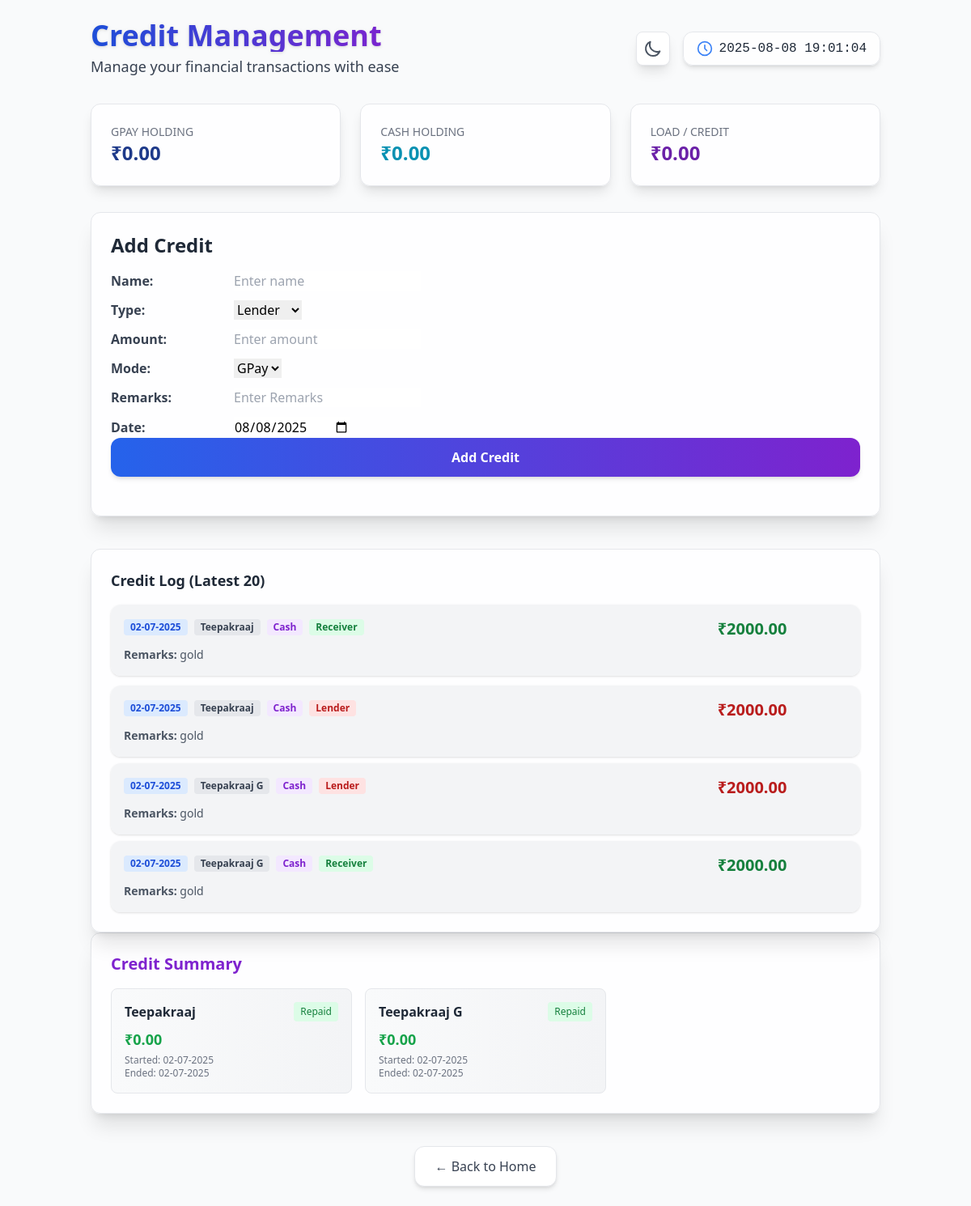
Before: /credits/ (signed in) with the older database file.
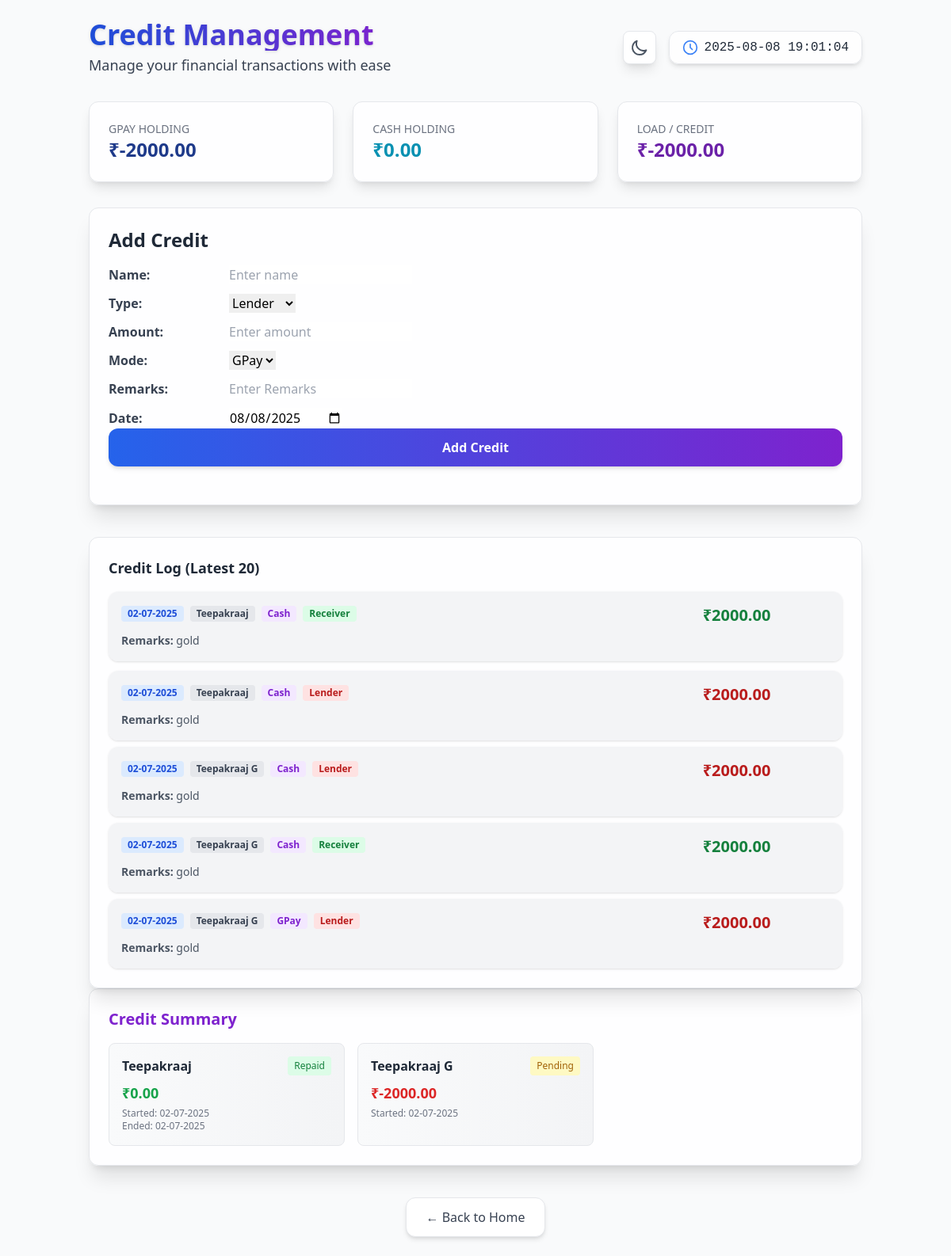
After: the same page with the newer database file.
### accounts/models.py (models this page shows, shortened)
class Shop(models.Model):
    owner = models.OneToOneField(User, on_delete=models.CASCADE)
    shop_name = models.CharField(max_length=255)
    unique_id = models.CharField(max_length=10, unique=True)
    holding_gpay = models.DecimalField(max_digits=12, decimal_places=2, default=0)
    holding_cash = models.DecimalField(max_digits=12, decimal_places=2, default=0)
    credit = models.DecimalField(max_digits=12, decimal_places=2, default=0)

class CreditLog(models.Model):
    credit = models.ForeignKey(CreditDue, on_delete=models.CASCADE, related_name='logs')
    is_lender = models.BooleanField()  # True if lender, False if receiver
    date = models.DateTimeField()
    amount = models.DecimalField(max_digits=12, decimal_places=2)
    remarks = models.CharField(max_length=255, blank=True, null=True)
    mode_of_payment = models.CharField(max_length=10, choices=[('GPay', 'GPay'), ('Cash', 'Cash')], default='Cash')

class CreditDue(models.Model):
    shop = models.ForeignKey(Shop, on_delete=models.CASCADE, related_name='credit_dues')
    name = models.CharField(max_length=255)
    balance = models.DecimalField(max_digits=12, decimal_places=2, default=0)
    repaid = models.BooleanField(default=False)
    start_date = models.DateField(blank=True, null=True)
    end_date = models.DateField(blank=True, null=True)
    class Meta:
        unique_together = ('shop', 'name')

### accounts/views.py (the view)
# urls.py: path('credits/', views.add_credit, name='add_credit'),
@login_required
def add_credit(request):
    try:
        shop = Shop.objects.get(owner=request.user)
    except Shop.DoesNotExist:
        messages.error(request, "You do not have a shop. Please contact admin.")
        return redirect('home')
    if request.method == 'POST':
        form = CreditForm(request.POST)
        if form.is_valid():
            name = form.cleaned_data['name']
            is_lender = form.cleaned_data['is_lender'] == 'True'
            amount = form.cleaned_data['amount']
            remarks = form.cleaned_data['remarks']
            date = form.cleaned_data['date']
            mode_of_payment = form.cleaned_data['mode_of_payment']
            credit, created = CreditDue.objects.get_or_create(
                shop=shop,
                name=name,
                defaults={
                    'balance': 0,
                    'start_date': date  # Use form date for new records
                }
            )
            if is_lender:
                credit.balance -= amount
                if mode_of_payment == 'GPay':
                    shop.holding_gpay -= amount
                elif mode_of_payment == 'Cash':
                    shop.holding_cash -= amount
            else:
                credit.balance += amount
                if mode_of_payment == 'GPay':
                    shop.holding_gpay += amount
                elif mode_of_payment == 'Cash':
                    shop.holding_cash += amount
            if credit.balance == 0:
                credit.repaid = True
                credit.end_date = date  # Use form date
            else:
                credit.repaid = False
                credit.end_date = None
            credit.save()
            from django.db.models import Sum
            shop.credit = CreditDue.objects.filter(shop=shop, repaid=False).aggregate(total=Sum('balance'))['total'] or 0
            shop.save()
            CreditLog.objects.create(
                credit=credit,
                is_lender=is_lender,
                amount=amount,
                remarks=remarks,
                date=timezone.make_aware(datetime.combine(date, datetime.min.time())),
                mode_of_payment=mode_of_payment
            )
            messages.success(request, "Credit entry added/updated successfully.")
            return redirect('add_credit')
    else:
        form = CreditForm()
    credits = CreditDue.objects.filter(shop=shop)
    logs = CreditLog.objects.filter(credit__shop=shop).order_by('-date')[:20]
    total_count = CreditLog.objects.filter(credit__shop=shop).count()
    return render(request, 'accounts/add_credit.html', {
        'form': form,
        'logs': logs,
        'credits': credits,
        'total_count': total_count,
        'shop': shop
    })

### accounts/templates/accounts/add_credit.html (shortened to what the changed rows need)
<!DOCTYPE html>
<html lang="en" class="light">
<head>
  <script src="https://cdn.tailwindcss.com"></script>
</head>
<body class="min-h-screen bg-gray-50 dark:bg-gray-900 transition-colors duration-300">
  <div class="relative z-10 container mx-auto p-6">
    <div class="flex justify-between items-center mb-8">
      <div>
        <h1 class="text-4xl font-bold text-transparent bg-gradient-to-r from-blue-700 to-purple-700 bg-clip-text drop-shadow">
        </h1>
      </div>
    </div>
    <div class="grid grid-cols-1 md:grid-cols-3 gap-6 mb-8">
      <div class="bg-white/90 dark:bg-gray-800/90 rounded-xl p-6 shadow-lg border border-gray-200 dark:border-gray-700">
        <p class="text-sm text-gray-500 dark:text-gray-400 uppercase">GPay Holding</p>
        <p class="text-2xl font-bold text-blue-900 dark:text-blue-400">₹{{ shop.holding_gpay }}</p>
      </div>
      <div class="bg-white/90 dark:bg-gray-800/90 rounded-xl p-6 shadow-lg border border-gray-200 dark:border-gray-700">
        <p class="text-sm text-gray-500 dark:text-gray-400 uppercase">Cash Holding</p>
        <p class="text-2xl font-bold text-cyan-600 dark:text-cyan-400">₹{{ shop.holding_cash }}</p>
      </div>
      <div class="bg-white/90 dark:bg-gray-800/90 rounded-xl p-6 shadow-lg border border-gray-200 dark:border-gray-700">
        <p class="text-sm text-gray-500 dark:text-gray-400 uppercase">Load / Credit</p>
        <p class="text-2xl font-bold text-purple-800 dark:text-purple-400">₹{{ shop.credit }}</p>
      </div>
    </div>
    <div class="grid grid-cols-1 gap-10">
      <div>
        <div class="bg-white/90 dark:bg-gray-800/90 p-6 rounded-xl shadow-xl border border-gray-200 dark:border-gray-700">
          <h2 class="text-2xl font-bold mb-4 text-gray-800 dark:text-gray-200">Add Credit</h2>
        </div>
      </div>
      <div>
        <div class="bg-white/90 dark:bg-gray-800/90 p-6 rounded-xl shadow-xl border border-gray-200 dark:border-gray-700">
          <div id="transactions-container" class="space-y-2">
            {% for log in logs %}
              <div id="credit-log-{{ log.id }}" class="log-item bg-gradient-to-r from-gray-100 to-gray-100 dark:from-gray-700 dark:to-gray-800 rounded-xl p-4 mb-3 shadow transition hover:scale-[1.01] hover:shadow-lg relative">
                <div class="flex justify-between items-center">
                  <div class="flex flex-wrap items-center gap-2 text-xs text-gray-500 dark:text-gray-400 mb-1">
                    <span class="inline-block px-2 py-0.5 rounded bg-blue-100 dark:bg-blue-900 text-blue-700 dark:text-blue-300 font-semibold">
                      {{ log.date|date:"d-m-Y" }}
                    </span>
                    <span class="inline-block px-2 py-0.5 rounded bg-gray-200 dark:bg-gray-700 text-gray-700 dark:text-gray-300 font-semibold capitalize">
                      {{ log.credit.name }}
                    </span>
                    <span class="inline-block px-2 py-0.5 rounded bg-purple-100 dark:bg-purple-900 text-purple-700 dark:text-purple-300 font-semibold capitalize">
                      {{ log.mode_of_payment }}
                    </span>
                    <span class="inline-block px-2 py-0.5 rounded {% if log.is_lender %}bg-red-100 dark:bg-red-900 text-red-700 dark:text-red-300{% else %}bg-green-100 dark:bg-green-900 text-green-700 dark:text-green-300{% endif %} font-semibold capitalize">
                      {% if log.is_lender %}Lender{% else %}Receiver{% endif %}
                    </span>
                  </div>
                  <div class="flex items-center gap-2">
                    <div class="font-bold text-xl {% if log.is_lender %}text-red-700 dark:text-red-400{% else %}text-green-700 dark:text-green-400{% endif %}">
                      ₹{{ log.amount }}
                    </div>
                  </div>
                </div>
                {% if log.remarks %}
                  <div class="mt-2 text-sm text-gray-600 dark:text-gray-400">
                    <strong>Remarks:</strong> {{ log.remarks }}
                  </div>
                {% endif %}
              </div>
            {% empty %}
              <p class="text-gray-400 dark:text-gray-500">No credit logs available.</p>
            {% endfor %}
          </div>
        </div>
      </div>
    </div>
    {% if credits %}
      <div class="bg-white/90 dark:bg-gray-800/90 p-6 rounded-xl shadow-xl border border-gray-200 dark:border-gray-700">
        <div class="grid grid-cols-1 md:grid-cols-2 lg:grid-cols-3 gap-4">
          {% for credit in credits %}
            <div class="bg-gradient-to-r from-gray-50 to-gray-100 dark:from-gray-700 dark:to-gray-800 rounded-lg p-4 border border-gray-200 dark:border-gray-600">
              <div class="flex justify-between items-start mb-2">
                <h4 class="font-semibold text-gray-800 dark:text-gray-200">{{ credit.name }}</h4>
                <span class="text-xs px-2 py-1 rounded {% if credit.repaid %}bg-green-100 dark:bg-green-900 text-green-700 dark:text-green-300{% else %}bg-yellow-100 dark:bg-yellow-900 text-yellow-700 dark:text-yellow-300{% endif %}">
                  {% if credit.repaid %}Repaid{% else %}Pending{% endif %}
                </span>
              </div>
              <div class="text-lg font-bold {% if credit.balance < 0 %}text-red-600 dark:text-red-400{% else %}text-green-600 dark:text-green-400{% endif %}">
                ₹{{ credit.balance }}
              </div>
              <div class="text-xs text-gray-500 dark:text-gray-400 mt-1">
                Started: {{ credit.start_date|date:"d-m-Y" }}
                {% if credit.end_date %}
                  <br>Ended: {{ credit.end_date|date:"d-m-Y" }}
                {% endif %}
              </div>
            </div>
          {% endfor %}
        </div>
      </div>
    {% endif %}
  </div>
</body>
</html>

Changed rows visible on the page:
changed Shop: holding_gpay "0.00" → "-2000.00"; credit "0.00" → "-2000.00"
added CreditLog: date "02-07-2025", credit.name "Teepakraaj G", mode_of_payment "GPay", is_lender "Lender", amount "2000.00", remarks "gold"
changed CreditDue "Teepakraaj G": balance "0.00" → "-2000.00"; end_date "02-07-2025" → (not shown); repaid "Repaid" → "Pending"
